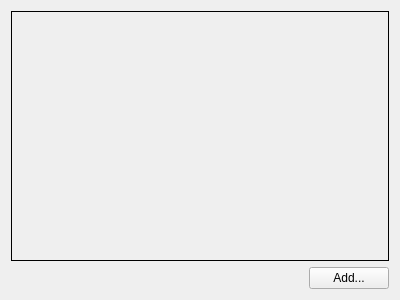
<?xml version="1.0" encoding="UTF-8"?>
<ui version="4.0">
 <class>CGpsSourcesListWidget</class>
 <widget class="QWidget" name="CGpsSourcesListWidget">
  <property name="geometry">
   <rect>
    <x>0</x>
    <y>0</y>
    <width>400</width>
    <height>300</height>
   </rect>
  </property>
  <property name="windowTitle">
   <string>Form</string>
  </property>
  <layout class="QVBoxLayout" name="verticalLayout">
   <item>
    <widget class="QScrollArea" name="saGpsSources">
     <property name="frameShape">
      <enum>QFrame::Box</enum>
     </property>
     <property name="frameShadow">
      <enum>QFrame::Plain</enum>
     </property>
     <property name="widgetResizable">
      <bool>true</bool>
     </property>
     <property name="alignment">
      <set>Qt::AlignLeading|Qt::AlignLeft|Qt::AlignTop</set>
     </property>
     <widget class="QWidget" name="scrollAreaWidgetContents">
      <property name="geometry">
       <rect>
        <x>0</x>
        <y>0</y>
        <width>380</width>
        <height>246</height>
       </rect>
      </property>
      <layout class="QVBoxLayout" name="verticalLayout_2">
       <item>
        <layout class="QVBoxLayout" name="vlSources"/>
       </item>
      </layout>
     </widget>
    </widget>
   </item>
   <item>
    <layout class="QHBoxLayout" name="horizontalLayout">
     <item>
      <spacer name="horizontalSpacer">
       <property name="orientation">
        <enum>Qt::Horizontal</enum>
       </property>
       <property name="sizeHint" stdset="0">
        <size>
         <width>40</width>
         <height>20</height>
        </size>
       </property>
      </spacer>
     </item>
     <item>
      <widget class="QPushButton" name="pbAdd">
       <property name="text">
        <string>Add...</string>
       </property>
       <property name="icon">
        <iconset resource="../../../res/resources.qrc">
         <normaloff>:/icons/item-add.png</normaloff>:/icons/item-add.png</iconset>
       </property>
      </widget>
     </item>
    </layout>
   </item>
  </layout>
 </widget>
 <resources>
  <include location="../../../res/resources.qrc"/>
 </resources>
 <connections/>
</ui>
